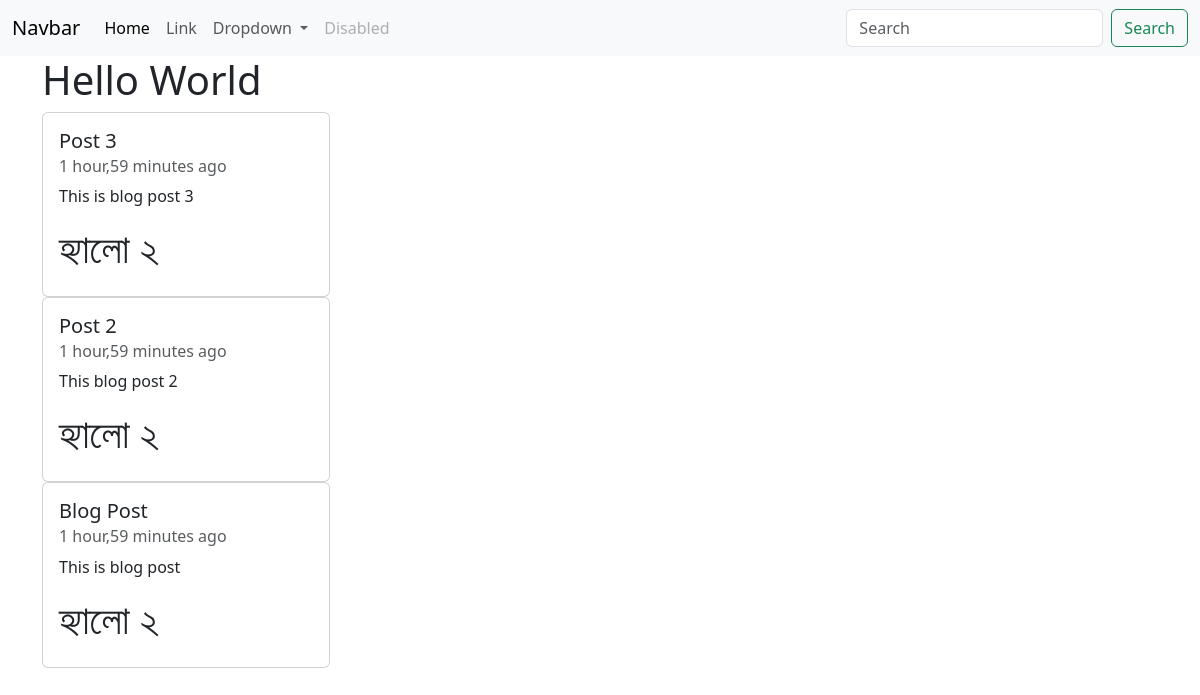
The page / on the database its author committed.
### home/models.py (models this page shows, shortened)
class Post(models.Model):
    title = models.CharField(max_length=50, verbose_name=_('Title'))
    content = models.TextField(verbose_name=_('Content'))
    created = models.DateTimeField(auto_now_add=True, verbose_name=_('Created'))
    facebook_id = models.URLField(verbose_name=_("Facebook Profile"), max_length=2048, null=True)
    class Meta:
        ordering= ('-created',)

### home/views.py (the view)
# urls.py: path('', views.index),
def index(request):
    posts = Post.objects.all()
    context = {
        'posts': posts,
        'hello': _('Hello')
    }
    return render(request, 'index.html', context)

### templates/index.html
{% extends "base.html" %}
{% load i18n %}
{% block content %}
{% include 'navbar.html' %}
<div class="container">
    <h1>Hello World</h1>
    {% for post in posts %}
    <div class="card" style="width: 18rem;">
        <div class="card-body">
          <h5 class="card-title">{{ post.title }}</h5>
          <h6 class="card-subtitle mb-2 text-body-secondary">{{ post.created|timesince }} ago</h6>
          <p class="card-text">{{ post.content }}</p>
          <h1>{{ hello }}</h1>
        </div>
      </div>
      {% endfor %}
</div>
{% endblock content %}

### templates/base.html (shortened to what this page needs)
<!doctype html>
<html lang="en">
  <head>
    <link href="https://cdn.jsdelivr.net/npm/bootstrap@5.3.3/dist/css/bootstrap.min.css" rel="stylesheet">
  </head>
  <body>
        {% block content %}{% endblock content %}
  </body>
</html>

### templates/navbar.html (shortened to what this page needs)
<nav class="navbar navbar-expand-lg bg-body-tertiary">
    <div class="container-fluid">
      <a class="navbar-brand" href="#">Navbar</a>
      <div class="collapse navbar-collapse" id="navbarSupportedContent">
        <ul class="navbar-nav me-auto mb-2 mb-lg-0">
          <li class="nav-item">
            <a class="nav-link active" aria-current="page" href="#">Home</a>
          </li>
          <li class="nav-item">
            <a class="nav-link" href="#">Link</a>
          </li>
          <li class="nav-item dropdown">
            <a class="nav-link dropdown-toggle" href="#" role="button" data-bs-toggle="dropdown" aria-expanded="false">
              Dropdown
            </a>
          </li>
          <li class="nav-item">
            <a class="nav-link disabled" aria-disabled="true">Disabled</a>
          </li>
        </ul>
        <form class="d-flex" role="search">
          <input class="form-control me-2" type="search" placeholder="Search" aria-label="Search">
          <button class="btn btn-outline-success" type="submit">Search</button>
        </form>
      </div>
    </div>
  </nav>

### rows shown on the page
Post: title "Post 3", created "1 hour,59 minutes", content "This is blog post 3", hello "হ্যালো ২"
Post: title "Post 2", created "1 hour,59 minutes", content "This blog post 2", hello "হ্যালো ২"
Post: title "Blog Post", created "1 hour,59 minutes", content "This is blog post", hello "হ্যালো ২"
